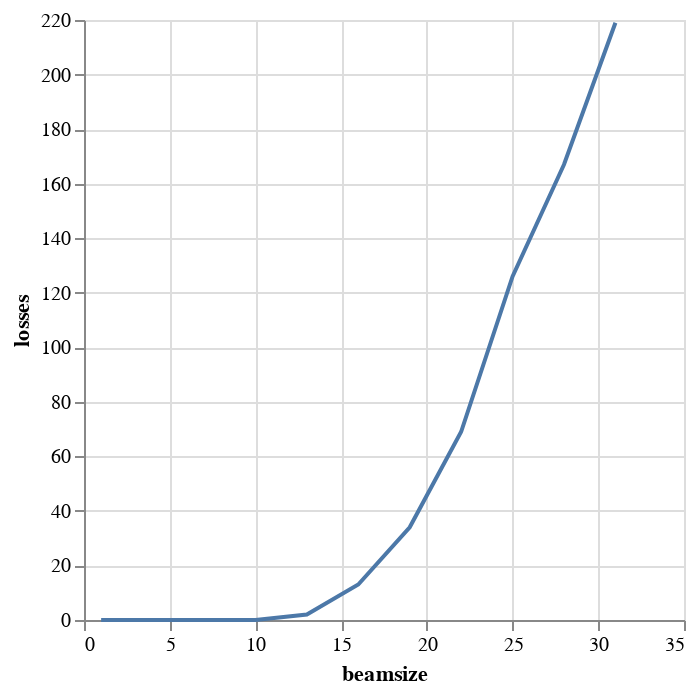

Source (notebook cell):
### Code cell
alt.Chart(emit_df).mark_line().encode(
    x='beamsize',
    y='losses',
)

### Figure 1 — Vega-Lite specification as saved in the notebook (floating-point values rounded to 4 significant figures)
{"$schema": "https://vega.github.io/schema/vega-lite/v1.2.1.json", "data": {"values": [{"beamsize": 1, "losses": 0, "relbeta": 0.002309, "sourceID": 16777217, "sourceName": "bs_1", "x_emittance": 0.003294, "x_norm_emittance": 7.604e-06, "y_emittance": 5.259e-05, "y_norm_emittance": 1.214e-07}, {"beamsize": 4, "losses": 0, "relbeta": 0.002309, "sourceID": 16777218, "sourceName": "bs_4", "x_emittance": 0.1084, "x_norm_emittance": 0.0002503, "y_emittance": 0.007248, "y_norm_emittance": 1.673e-05}, {"beamsize": 7, "losses": 0, "relbeta": 0.002309, "sourceID": 16777219, "sourceName": "bs_7", "x_emittance": 0.6608, "x_norm_emittance": 0.001525, "y_emittance": 0.05693, "y_norm_emittance": 0.0001314}, {"beamsize": 10, "losses": 0, "relbeta": 0.002309, "sourceID": 16777220, "sourceName": "bs_10", "x_emittance": 2.092, "x_norm_emittance": 0.00483, "y_emittance": 1.005, "y_norm_emittance": 0.00232}, {"beamsize": 13, "losses": 2, "relbeta": 0.002309, "sourceID": 16777221, "sourceName": "bs_13", "x_emittance": 6.011, "x_norm_emittance": 0.01388, "y_emittance": 2.339, "y_norm_emittance": 0.0054}, {"beamsize": 16, "losses": 13, "relbeta": 0.002309, "sourceID": 16777222, "sourceName": "bs_16", "x_emittance": 21.34, "x_norm_emittance": 0.04926, "y_emittance": 15.22, "y_norm_emittance": 0.03513}, {"beamsize": 19, "losses": 34, "relbeta": 0.002309, "sourceID": 16777223, "sourceName": "bs_19", "x_emittance": 44.99, "x_norm_emittance": 0.1039, "y_emittance": 45.82, "y_norm_emittance": 0.1058}, {"beamsize": 22, "losses": 69, "relbeta": 0.002309, "sourceID": 16777224, "sourceName": "bs_22", "x_emittance": 78.56, "x_norm_emittance": 0.1814, "y_emittance": 86.33, "y_norm_emittance": 0.1993}, {"beamsize": 25, "losses": 126, "relbeta": 0.002309, "sourceID": 16777225, "sourceName": "bs_25", "x_emittance": 89.03, "x_norm_emittance": 0.2055, "y_emittance": 116.9, "y_norm_emittance": 0.27}, {"beamsize": 28, "losses": 167, "relbeta": 0.002309, "sourceID": 16777226, "sourceName": "bs_28", "x_emittance": 107.5, "x_norm_emittance": 0.2482, "y_emittance": 128.0, "y_norm_emittance": 0.2956}, {"beamsize": 31, "losses": 219, "relbeta": 0.002309, "sourceID": 16777227, "sourceName": "bs_31", "x_emittance": 150.2, "x_norm_emittance": 0.3467, "y_emittance": 221.0, "y_norm_emittance": 0.5102}]}, "encoding": {"x": {"field": "beamsize", "type": "quantitative"}, "y": {"field": "losses", "type": "quantitative"}}, "mark": "line"}
